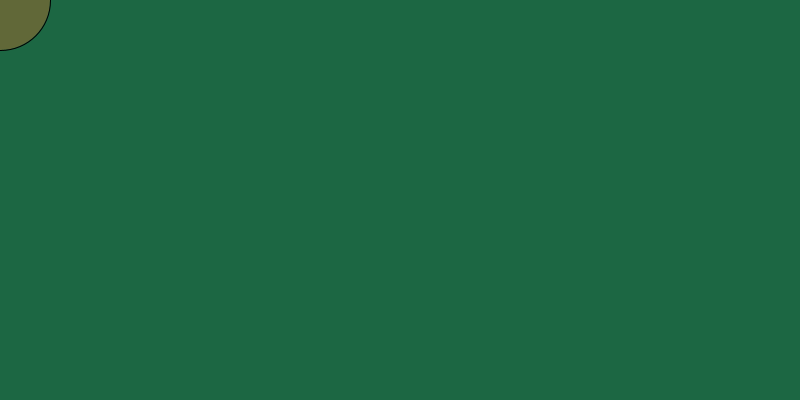
Frame 1 (no input)
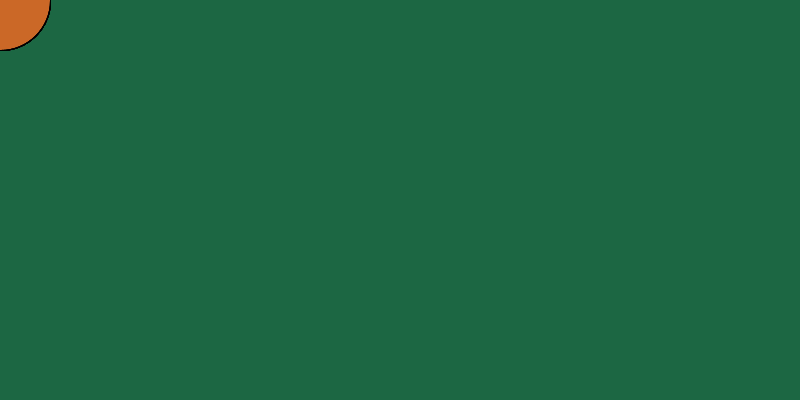
Frame 60 (the mouse pressed at the canvas centre just before this capture)
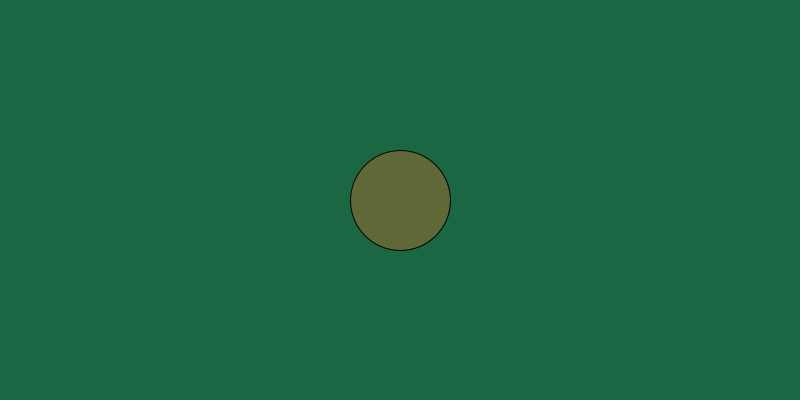
Frame 120 (the mouse held since frame 60 and released just before this capture)

The Processing sketch that drew these frames (run headless with seeded random() and noise(); from frame 60 on, the mouse is pressed at the canvas centre):

// Processing sketch: processing_140568
// ── processing_140568.pde

void setup (){
  
  size (800, 400);
  println ();
  smooth (20);
  background (#1C6743);
  frameRate (30);
  println ();
  
}

void draw () {
   
  println ("eje x:" + mouseX, "eje y:" + mouseY);
  
  if (mousePressed) {
    background (#1C6743);
  }
  
  fill (#CB6927, 100);
  ellipse (mouseX, mouseY, 100, 100);
}
